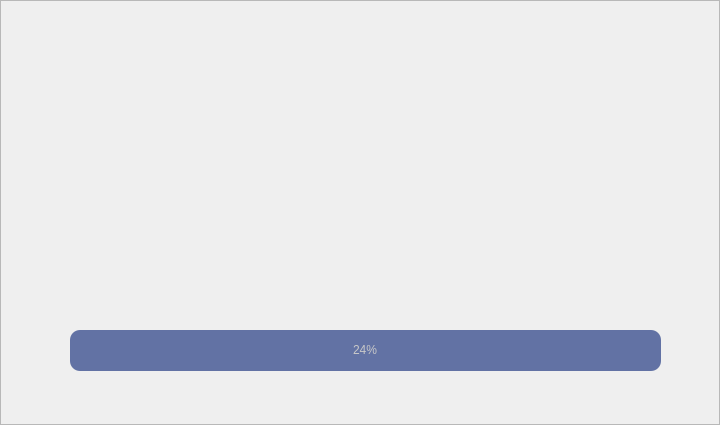
<?xml version="1.0" encoding="UTF-8"?>
<ui version="4.0">
 <class>Splash_Screen</class>
 <widget class="QMainWindow" name="Splash_Screen">
  <property name="geometry">
   <rect>
    <x>0</x>
    <y>0</y>
    <width>720</width>
    <height>425</height>
   </rect>
  </property>
  <property name="windowTitle">
   <string>MainWindow</string>
  </property>
  <widget class="QWidget" name="centralwidget">
   <layout class="QVBoxLayout" name="verticalLayout">
    <property name="spacing">
     <number>0</number>
    </property>
    <property name="leftMargin">
     <number>0</number>
    </property>
    <property name="topMargin">
     <number>0</number>
    </property>
    <property name="rightMargin">
     <number>0</number>
    </property>
    <property name="bottomMargin">
     <number>0</number>
    </property>
    <item>
     <widget class="QFrame" name="frame">
      <property name="frameShape">
       <enum>QFrame::StyledPanel</enum>
      </property>
      <property name="frameShadow">
       <enum>QFrame::Raised</enum>
      </property>
      <property name="lineWidth">
       <number>0</number>
      </property>
      <widget class="QLabel" name="label">
       <property name="geometry">
        <rect>
         <x>0</x>
         <y>0</y>
         <width>720</width>
         <height>425</height>
        </rect>
       </property>
       <property name="lineWidth">
        <number>0</number>
       </property>
       <property name="text">
        <string/>
       </property>
       <property name="pixmap">
        <pixmap>img/SS_logo.jpg</pixmap>
       </property>
       <property name="indent">
        <number>0</number>
       </property>
      </widget>
      <widget class="QProgressBar" name="progressBar">
       <property name="geometry">
        <rect>
         <x>70</x>
         <y>330</y>
         <width>591</width>
         <height>41</height>
        </rect>
       </property>
       <property name="styleSheet">
        <string notr="true">QProgressBar {
	background-color: rgb(98, 114, 164);
	color:rgb(200, 200, 200);
	border-style: none;
	border-radius: 10px;
	text-align: center;
}
QProgressBar::chunk {
	border-radius: 10px;
	bavkground_color: qlineargradient(spread:pad, x1:0, y1:0, x2:1, y2:0, stop:0 rgba(210, 157, 255, 255), stop:1 rgba(156, 69, 255, 255));
}</string>
       </property>
       <property name="value">
        <number>24</number>
       </property>
      </widget>
     </widget>
    </item>
   </layout>
  </widget>
 </widget>
 <resources/>
 <connections/>
</ui>
